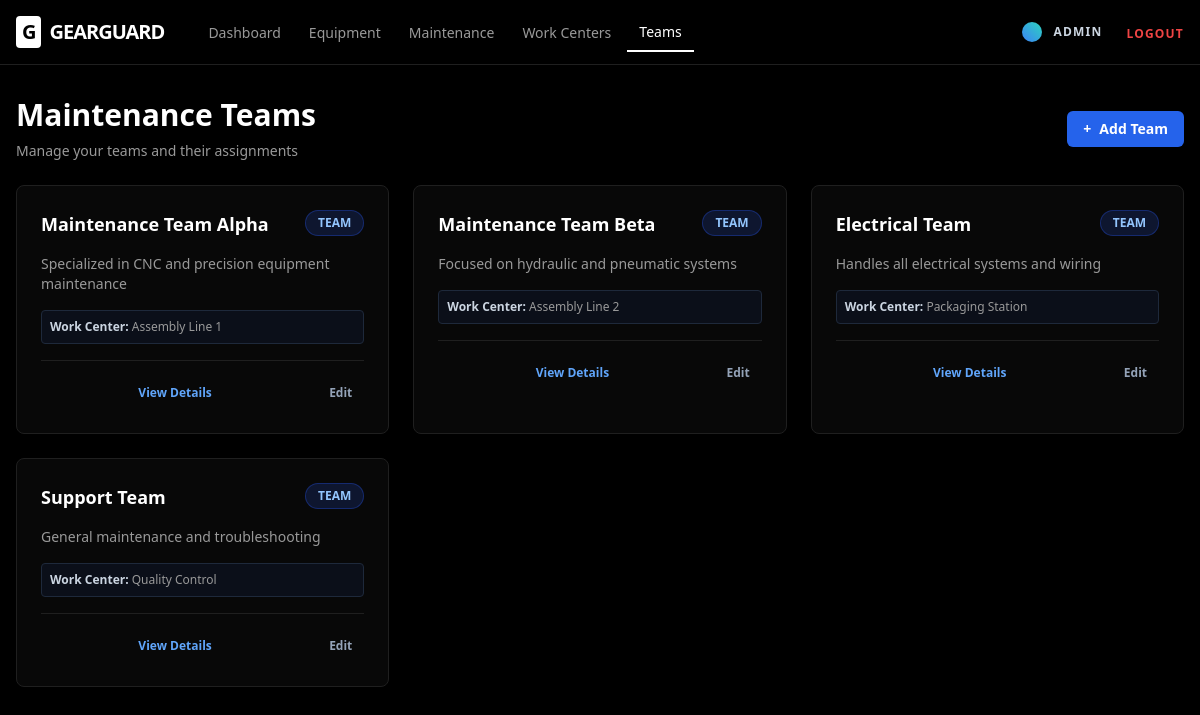
Page /teams/ (signed in) on the committed database.
### teams/models.py (models this page shows, shortened)
class Team(models.Model):
    name = models.CharField(max_length=200)
    description = models.TextField(blank=True)
    company = models.CharField(max_length=200, blank=True, null=True)
    work_center = models.ForeignKey(WorkCenter, null=True, blank=True, on_delete=models.SET_NULL)

class WorkCenter(models.Model):
    name = models.CharField(max_length=200)
    code = models.CharField(max_length=50, unique=True, null=True, blank=True)
    tag = models.CharField(max_length=100, blank=True)
    cost_per_hour = models.DecimalField(max_digits=10, decimal_places=2, default=0.00)
    capacity_efficiency = models.DecimalField(max_digits=5, decimal_places=2, default=100.00)
    oee_target = models.DecimalField(max_digits=5, decimal_places=2, default=90.00)

### teams/views.py (the view)
# urls.py: path('', views.team_list, name='team_list'),
@login_required
def team_list(request):
    teams = Team.objects.all()
    return render(request, 'teams/list.html', {'teams': teams})

### templates/teams/list.html (shortened to what this page needs)
{% extends "base.html" %}
{% block content %}
<div class="mb-8">
  <div class="flex justify-between items-center mb-6">
    <div>
      <h1 class="text-3xl font-bold text-white mb-2">Maintenance Teams</h1>
      <p class="text-muted-foreground text-sm">Manage your teams and their assignments</p>
    </div>
    <a href="{% url 'teams:team_create' %}"
      class="inline-flex items-center gap-2 bg-blue-600 hover:bg-blue-700 text-white px-4 py-2 rounded-md text-sm font-semibold transition-colors">
      <span>+</span> Add Team
    </a>
  </div>
  <div class="grid grid-cols-1 md:grid-cols-2 lg:grid-cols-3 gap-6">
    {% for t in teams %}
    <div
      class="bg-card border border-border rounded-lg overflow-hidden hover:border-blue-600/50 hover:shadow-lg transition-all group">
      <div class="p-6">
        <div class="flex justify-between items-start mb-4">
          <div class="flex-1">
            <h3 class="text-lg font-bold text-white group-hover:text-blue-400 transition-colors">
              <a href="{% url 'teams:team_detail' t.pk %}">{{ t.name }}</a>
            </h3>
          </div>
          <span
            class="px-3 py-1 rounded-full text-xs font-bold uppercase bg-blue-900/30 text-blue-300 border border-blue-800/50 whitespace-nowrap ml-2">
            Team
          </span>
        </div>
        <p class="text-sm text-muted-foreground line-clamp-2 mb-4">{{ t.description|default:"No description provided."}}
        </p>
        {% if t.work_center %}
        <div class="bg-slate-900/50 rounded p-2 mb-4 border border-slate-800">
          <p class="text-xs text-muted-foreground"><span class="font-semibold text-slate-300">Work Center:</span>
            {{t.work_center.name }}</p>
        </div>
        {% endif %}
        <div class="pt-4 border-t border-border flex gap-2">
          <a href="{% url 'teams:team_detail' t.pk %}"
            class="flex-1 text-center text-xs font-bold text-blue-400 hover:text-blue-300 hover:bg-blue-900/20 py-2 rounded transition-colors">
            View Details
          </a>
          <a href="{% url 'teams:team_edit' t.pk %}"
            class="text-xs font-bold text-slate-400 hover:text-slate-300 hover:bg-slate-800/50 px-3 py-2 rounded transition-colors">
            Edit
          </a>
        </div>
      </div>
    </div>
    {% endfor %}
  </div>
</div>
{% endblock %}

### templates/base.html (shortened to what this page needs)
{% load static %}
<!doctype html>
<html lang="en">
<head>
  <script src="https://cdn.tailwindcss.com"></script>
</head>
<body class="bg-black text-white selection:bg-blue-500/30">
  <header class="app-header">
    <div class="max-w-7xl mx-auto px-4 h-16 flex items-center justify-between">
      <div class="flex items-center gap-8 h-16">
        <h1 class="text-xl font-black tracking-tighter flex items-center gap-2">
          <span class="bg-white text-black px-1.5 py-0.5 rounded">G</span>
          GEARGUARD
        </h1>
        {% if user.is_authenticated %}
        <nav class="hidden md:flex items-center gap-1 h-16">
          <a href="/" class="nav-link {% if request.path == '/' %}active{% endif %}">Dashboard</a>
          <a href="/equipment/" class="nav-link {% if '/equipment/' in request.path %}active{% endif %}">Equipment</a>
          <a href="/maintenance/" class="nav-link {% if '/maintenance/' in request.path %}active{% endif %}">
            Maintenance
          </a>
          <a href="{% url 'teams:workcenter_list' %}"
            class="nav-link {% if '/teams/workcenters/' in request.path %}active{% endif %}">
            Work Centers
          </a>
          <a href="{% url 'teams:team_list' %}"
            class="nav-link {% if '/teams/' in request.path and '/workcenters/' not in request.path %}active{% endif %}">
            Teams
          </a>
        </nav>
        {% endif %}
      </div>
      <div class="flex items-center gap-6 h-16">
        {% if user.is_authenticated %}
        <div class="flex items-center gap-3">
          <div class="w-5 h-5 bg-gradient-to-tr from-blue-500 to-teal-400 rounded-full"></div>
          <a href="{% url 'accounts:profile' %}"
            class="text-xs font-bold text-slate-300 uppercase tracking-widest hover:text-white">
            {{ user.username }}
          </a>
        </div>
        <form method="post" action="{% url 'accounts:logout' %}">
          <button type="submit" class="text-xs font-bold text-red-500 uppercase tracking-widest hover:text-red-400">
            Logout
          </button>
        </form>
        {% endif %}
      </div>
    </div>
  </header>
  <main class="max-w-7xl mx-auto px-4 py-8">
    {% block content %}{% endblock %}
  </main>
</body>
</html>

### templates/base.html (style rules this page uses)
.app-header { border-bottom: 1px solid hsl(0, 0%, 12%); background: rgba(0, 0, 0, 0.6); backdrop-filter: blur(12px); position: sticky; top: 0; z-index: 50; }
.nav-link { font-size: 0.875rem; font-weight: 500; color: hsl(0, 0%, 60%); padding: 0.5rem 0.75rem; transition: color 0.2s; }
.nav-link.active { color: white; border-bottom: 2px solid white; }

### rows in the picture
Team: name "Maintenance Team Alpha", description "Specialized in CNC and precision equipment maintenance", work_center.name "Assembly Line 1"
Team: name "Maintenance Team Beta", description "Focused on hydraulic and pneumatic systems", work_center.name "Assembly Line 2"
Team: name "Electrical Team", description "Handles all electrical systems and wiring", work_center.name "Packaging Station"
Team: name "Support Team", description "General maintenance and troubleshooting", work_center.name "Quality Control"

### other values in the picture
{{ user.username }} "ADMIN"
